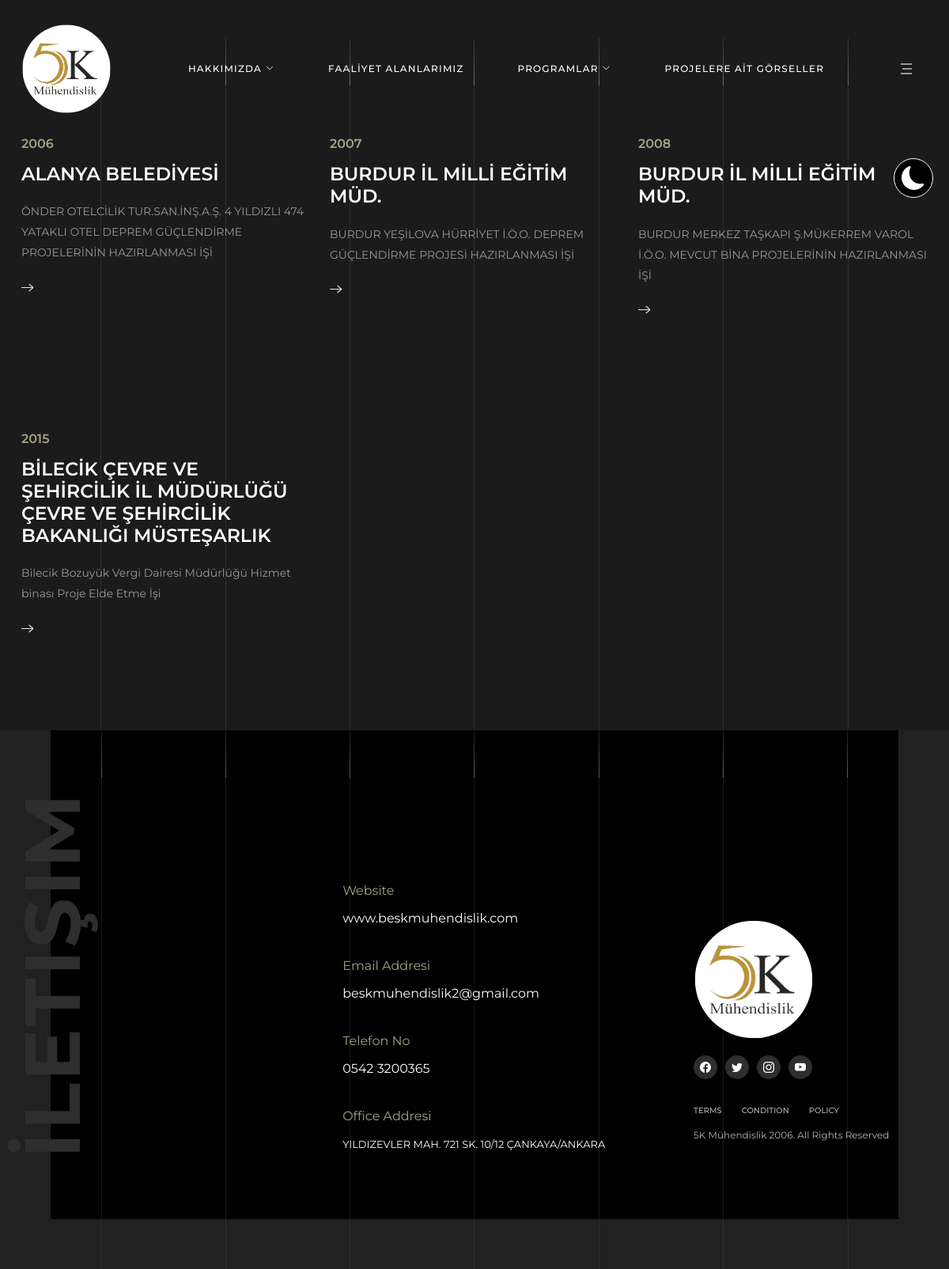
The page /referanslarimiz on the database its author committed.
### BESK/models.py (models this page shows, shortened)
class Proje(models.Model):
    year = models.CharField(("Proje Yılı"), max_length=4)
    team = models.ForeignKey("Team", verbose_name=("Proje Sorumlusu"), on_delete=models.CASCADE, blank=True, null=True)
    ulke = models.CharField(("Ülke"), max_length=50, blank=True, null=True)
    sehir = models.CharField(("Sehir"), max_length=50, blank=True, null=True)
    name = models.CharField(("Proje Adı"), max_length=255)
    who = models.CharField(("Proje Kimin?"), max_length=255)
    start = models.CharField(("Proje Başlama Tarihi"), max_length=10)
    finish = models.CharField(("Proje Bitiş Tarihi"), max_length=10)
    price = models.DecimalField(("Proje Tutarı"), max_digits=9, decimal_places=2)
    image = models.FileField(("Proje Görseli"), upload_to=None, max_length=100, blank=True, null=True)
    image1 = models.FileField(("Proje Görseli"), upload_to=None, max_length=100, blank=True, null=True)
    image2 = models.FileField(("Proje Görseli"), upload_to=None, max_length=100, blank=True, null=True)

### BESK/views.py (the view)
# urls.py: path('referanslarimiz', referans, name='referans'),
def referans(request):
    referanslar = Proje.objects.all()
    context = {
        'referanslar' : referanslar
    }
    return render(request, 'besk/referans.html', context)

### BESK/templates/besk/referans.html (shortened to what this page needs)
{% extends 'besk/base.html' %}
    {% block content %}
        <main class="wrapper">
            <section class="services inner pb-0 mt-5">
                <div class="container">
                    <div class="row">
                        {% for referans in referanslar %}
                            <div class="col-lg-4 my-4" data-aos="fade-up" data-aos-duration="500">
                                <div class="icon_box">
                                    <h6>{{ referans.year }}</h6>
                                    <h4 class="text-white"><a href="service-1.html">{{referans.who}}</a></h4>
                                    <p class="text-gray-600">{{ referans.name }}</p>
                                    <div class="arrow_effect">
                                        <a href="service-1.html"><span class="crossline1"></span></a>
                                    </div>
                                </div>
                            </div>
                        {% endfor %}
                    </div>
                </div>
            </section>
        </main>
        {% include 'besk/part/__footer.html' %}
        <ul class="grid_lines d-none d-md-flex justify-content-between">
        </ul>
    {% endblock %}

### rows shown on the page
Proje: year "2006", who "ALANYA BELEDİYESİ", name "ÖNDER OTELCİLİK TUR.SAN.İNŞ.A.Ş. 4 YILDIZLI 474 YATAKLI OTEL DEPREM GÜÇLENDİRME PROJELERİNİN HAZIRLANMASI İŞİ"
Proje: year "2007", who "BURDUR İL MİLLİ EĞİTİM MÜD.", name "BURDUR YEŞİLOVA HÜRRİYET İ.Ö.O. DEPREM GÜÇLENDİRME PROJESİ HAZIRLANMASI İŞİ"
Proje: year "2008", who "BURDUR İL MİLLİ EĞİTİM MÜD.", name "BURDUR MERKEZ TAŞKAPI Ş.MÜKERREM VAROL İ.Ö.O. MEVCUT BİNA PROJELERİNİN HAZIRLANMASI İŞİ"
Proje: year "2015", who "BİLECİK ÇEVRE VE ŞEHİRCİLİK İL MÜDÜRLÜĞÜ ÇEVRE VE ŞEHİRCİLİK BAKANLIĞI MÜSTEŞARLIK", name "Bilecik Bozuyük Vergi Dairesi Müdürlüğü Hizmet binası Proje Elde Etme İşi"
